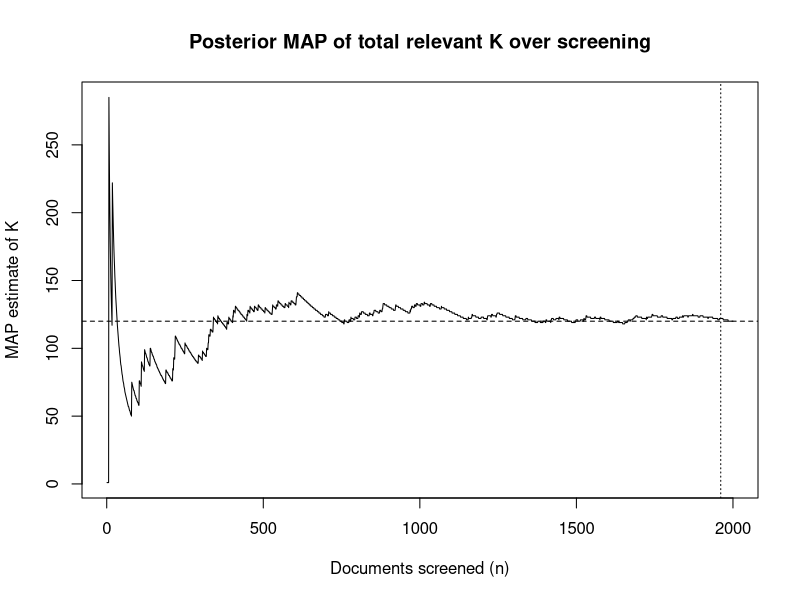
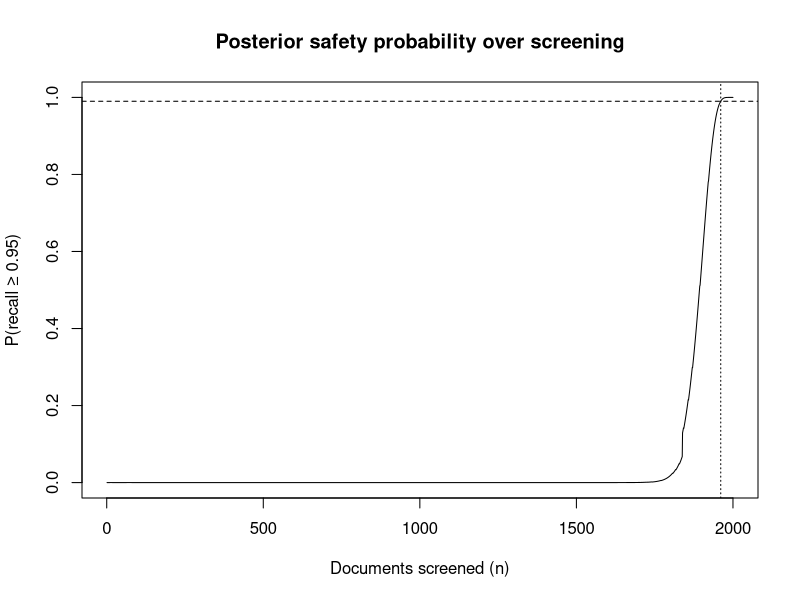
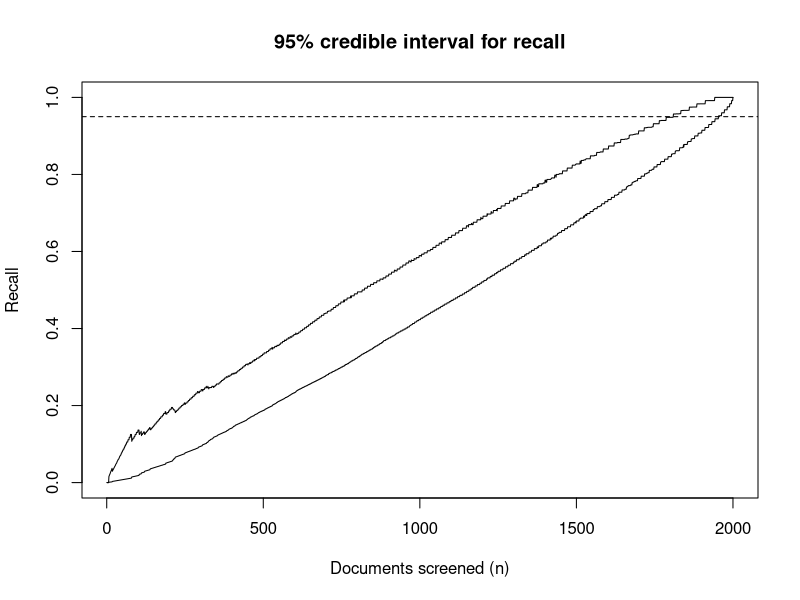

The R script that drew these images, in order:
rm(list = ls())

#simulating a biased urn draw sequence (without replacement)
simulate_biased_urn <- function(N, K, omega = 1, n_draws = N, seed = NULL){
  if(!is.null(seed)) set.seed(seed)
  stopifnot(N >= 1, K >= 0, K <= N, omega > 0)
  n_draws <- min(n_draws, N)
  
  R_rem <- K
  I_rem <- N - K
  
  y <- integer(n_draws) # 1 = relevant, 0 = irrelevant 
  
  for (t in seq_len(n_draws)) {
    #If one class exhausted, remaining draws are forced 
    if (R_rem == 0) {
      y[t:n_draws] <- 0
      break
    }
    if (I_rem == 0) {
      y[t:n_draws] <- 1
      break
    }
    
    p_rel <- (omega * R_rem) / (omega * R_rem + I_rem)
    y[t] <- rbinom(1, size = 1, prob = p_rel)
    
    if (y[t] == 1) R_rem <- R_rem - 1 else I_rem <- I_rem - 1
  }
  
  y
} 

#Bayesian posterior for K in the unbiased case (w = 1)
posterior_K_unbiased <- function(N, n_screened, k_found, prior = NULL) {
  #Support constraints:
  #K must be at least k_found 
  #K cannot exceed k_found + (N - n_screened) because only N - n_screened remain unseen 
  K_min <- max(1, k_found) #make sure k is at least 1 (so never dividing by zero when computing recall)
  K_max <- k_found + (N - n_screened)
  K_grid <- K_min:K_max
  
  #using a uniform distribution as prior for K
  if (is.null(prior)) {
    prior <- rep(1 / length(K_grid), length(K_grid)) #uniform on allowed support 
  } else {
    stopifnot(length(prior) == length(K_grid))
    prior <- prior / sum(prior)
  }
  
  lik <- dhyper(x = k_found, m = K_grid, n = N - K_grid, k = n_screened)
  post_unnorm <- lik * prior
  post <- post_unnorm / sum(post_unnorm)
  
  list(K_grid = K_grid, posterior = post)
}

#Credible interval for recall and posterior "safe to stop" probability 
credible_interval_recall <- function(K_grid, posterior, k_found, level = 0.95) {
  recall_vals <- k_found / K_grid
  #recall decreases as K increases; reorder by recall for quantiles 
  o <- order(recall_vals)
  recall_vals <- recall_vals[o]
  posterior <- posterior[o]
  
  cdf <- cumsum(posterior)
  alpha <- (1 - level) / 2
  
  lo <- recall_vals[which(cdf >= alpha) [1]]
  hi <- recall_vals[which(cdf >= 1 - alpha) [1]]
  
  c(lower = lo, upper = hi)
}

prob_recall_ge <- function(K_grid, posterior, k_found, target_recall) {
  recall_vals <- k_found / K_grid
  sum(posterior[recall_vals >= target_recall])
}


#Parameters 
N <- 2000
K_true <- 120
omega_true <- 1   #unbiased case for the "unit test"
target_recall <- 0.95
stop_conf <- 0.99 #require 99% posterior probability of meeting target 

#Simulate Screening 
y <- simulate_biased_urn(N, K_true, omega = omega_true, n_draws = N, seed = 1)
  #implementing monte carlo simulation of biased urn model
k_cum <- cumsum(y) #k_cum[n] shows number of relevant documents found after screening n records 
n_seq <- seq_along(y) #n_seq is the screening step index(1,2, ... , N)

#Run Bayesian updating over time 
stop_n <- NA
ci_store <- matrix(NA, nrow = N, ncol = 2)
p_safe_store <- rep(NA, N)
K_map_store <- rep(NA, N)

for (n in n_seq) {
  k <- k_cum[n]
  
  #using Bayesian updating to estimate posterior distribution of K
  post <- posterior_K_unbiased(N, n_screened = n, k_found = k)
  K_grid <- post$K_grid
  pK <- post$posterior
  
  #MAP estimate for K (most likely K)
  K_map <- K_grid[which.max(pK)]
  K_map_store[n] <- K_map
  
  #Credible interval for recall
  ci <- credible_interval_recall(K_grid, pK, k_found = k, level = 0.95)
  ci_store[n, ] <- ci
  
  #Probability that recall >= target 
  p_safe <- prob_recall_ge(K_grid, pK, k_found = k, target_recall = target_recall)
  p_safe_store[n] <- p_safe
  
  if(is.na(stop_n) && !is.na(p_safe) && p_safe >= stop_conf) {
    stop_n <- n
  }
}

cat("True K =", K_true, "\n")
cat("Stop n =", stop_n, "\n")
cat("At stop: k_found =", k_cum[stop_n], 
    "empirical recall =", k_cum[stop_n]/K_true, "\n")
cat("Posterior P(recall >= target) =", p_safe_store[stop_n], "\n")

#Simple plots
#Plot that checks as screening progresses, posterior should peak around true K
plot(n_seq, K_map_store, type = "l",
     xlab = "Documents screened (n)", ylab = "MAP estimate of K",
     main = "Posterior MAP of total relevant K over screening")
abline(h = K_true, lty = 2)
if (!is.na(stop_n)) abline(v = stop_n, lty = 3)

plot(n_seq, p_safe_store, type = "l",
     xlab = "Documents screened (n)", 
     ylab = paste0("P(recall ≥ ", target_recall, ")"),
     main = "Posterior safety probability over screening")
abline(h = stop_conf, lty = 2)
if (!is.na(stop_n)) abline(v = stop_n, lty = 3)

plot(n_seq, ci_store[,1], type = "l",
     xlab = "Documents screened (n)", ylab = "Recall",
     main = "95% credible interval for recall")
lines(n_seq, ci_store[,2], type = "l")
abline(h = target_recall, lty = 2)
